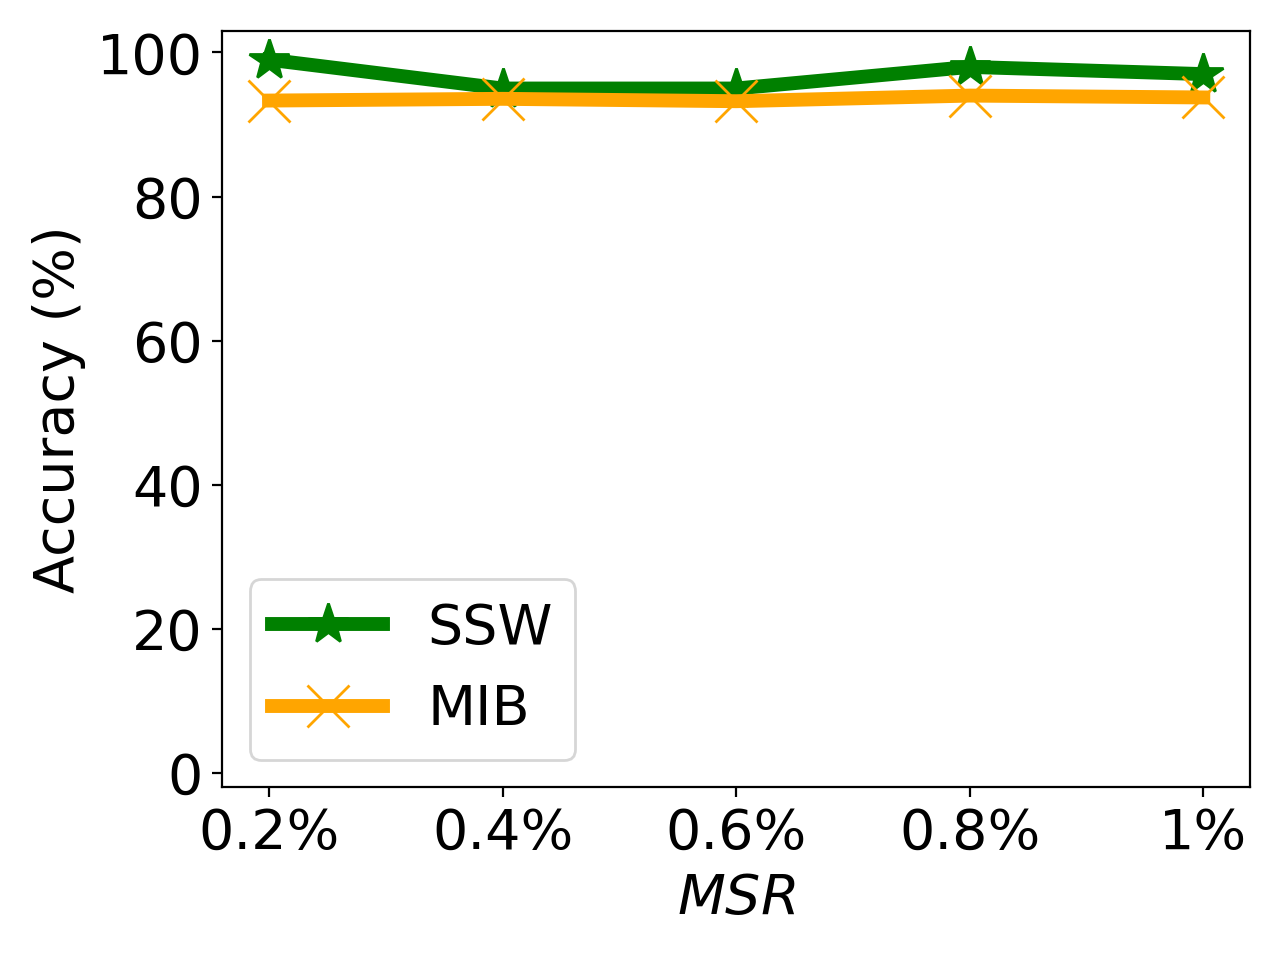

This figure's Python source:


import numpy as np
import matplotlib.pyplot as plt

# epsilon = 3
# beta = 1 / epsilon


# snr = 5, beta_u = 0.1 on mnist

x=[1, 2, 3, 4, 5]
# validation_for_plt =[97,95.8600, 94.9400, 93.5400, 93.2400]
# attack_for_plt=[0, 0.3524, 0, 0.1762, 0.1762]
# basic_for_plt=[99.8, 99.8, 99.8, 99.8, 99.8]

labels = ['0.2%', '0.4%', '0.6%', '0.8%', '1%' ]
non_verify = [93.20, 94.32, 94.01, 93.93, 93.49]

mib = [93.33, 93.57, 93.24, 94.02, 93.76]
vmu = [99.00, 95.00, 95.00, 98.00, 97.00]


#unl_ss_wo = [94.32, 94.53, 94.78, 93.38, 94.04]



plt.figure()
l_w=5
m_s=15
#plt.figure(figsize=(8, 5.3))
#plt.plot(x, unl_fr, color='blue', marker='^', label='Retrain',linewidth=l_w, markersize=m_s)
plt.plot(x, vmu, color='g',  marker='*',  label='SSW',linewidth=l_w, markersize=m_s)
#plt.plot(x, unl_ss_wo, color='palegreen',  marker='1',  label='MCFU$_{w/o}$',linewidth=l_w, markersize=m_s)

plt.plot(x, mib, color='orange',  marker='x',  label='MIB',linewidth=l_w,  markersize=m_s)

#plt.plot(x, non_verify, color='deepskyblue',  marker='p',  label='Non-Verif.',linewidth=l_w, markersize=m_s)


#plt.plot(x, unl_vibu, color='silver',  marker='d',  label='VIBU',linewidth=4,  markersize=10)

# plt.plot(x, y_sa03, color='r',  marker='2',  label='AAAI21 A_acc, pr=0.3',linewidth=3, markersize=8)
# plt.plot(x, y_sa05, color='darkblue',  marker='4',  label='AAAI21 A_acc, pr=0.5',linewidth=3, markersize=8)
# plt.plot(x, y_ma03, color='darkviolet',  marker='3',  label='FedMC A_acc, pr=0.3',linewidth=3, markersize=8)
# plt.plot(x, y_ma05, color='cyan',  marker='p',  label='FedMC A_acc, pr=0.5',linewidth=3, markersize=8)


# plt.grid()
leg = plt.legend(fancybox=True, shadow=True)
# plt.xlabel('Malicious Client Ratio (%)' ,fontsize=16)
plt.ylabel('Accuracy (%)' ,fontsize=20)
my_y_ticks = np.arange(0 ,100.1,20)
plt.yticks(my_y_ticks,fontsize=20)
plt.ylim((-2,103))
plt.xlabel('$\it{MSR}$' ,fontsize=20)

plt.xticks(x, labels, fontsize=20)
# plt.title('CIFAR10 IID')
plt.legend(loc='best',fontsize=20)
plt.tight_layout()
#plt.title("MNIST")
plt.rcParams['figure.figsize'] = (2.0, 1)
plt.rcParams['image.interpolation'] = 'nearest'
plt.rcParams['figure.subplot.left'] = 0.11
plt.rcParams['figure.subplot.bottom'] = 0.08
plt.rcParams['figure.subplot.right'] = 0.977
plt.rcParams['figure.subplot.top'] = 0.969
plt.savefig('cifar100_wvr_msr_curve.png', dpi=200)
plt.show()
